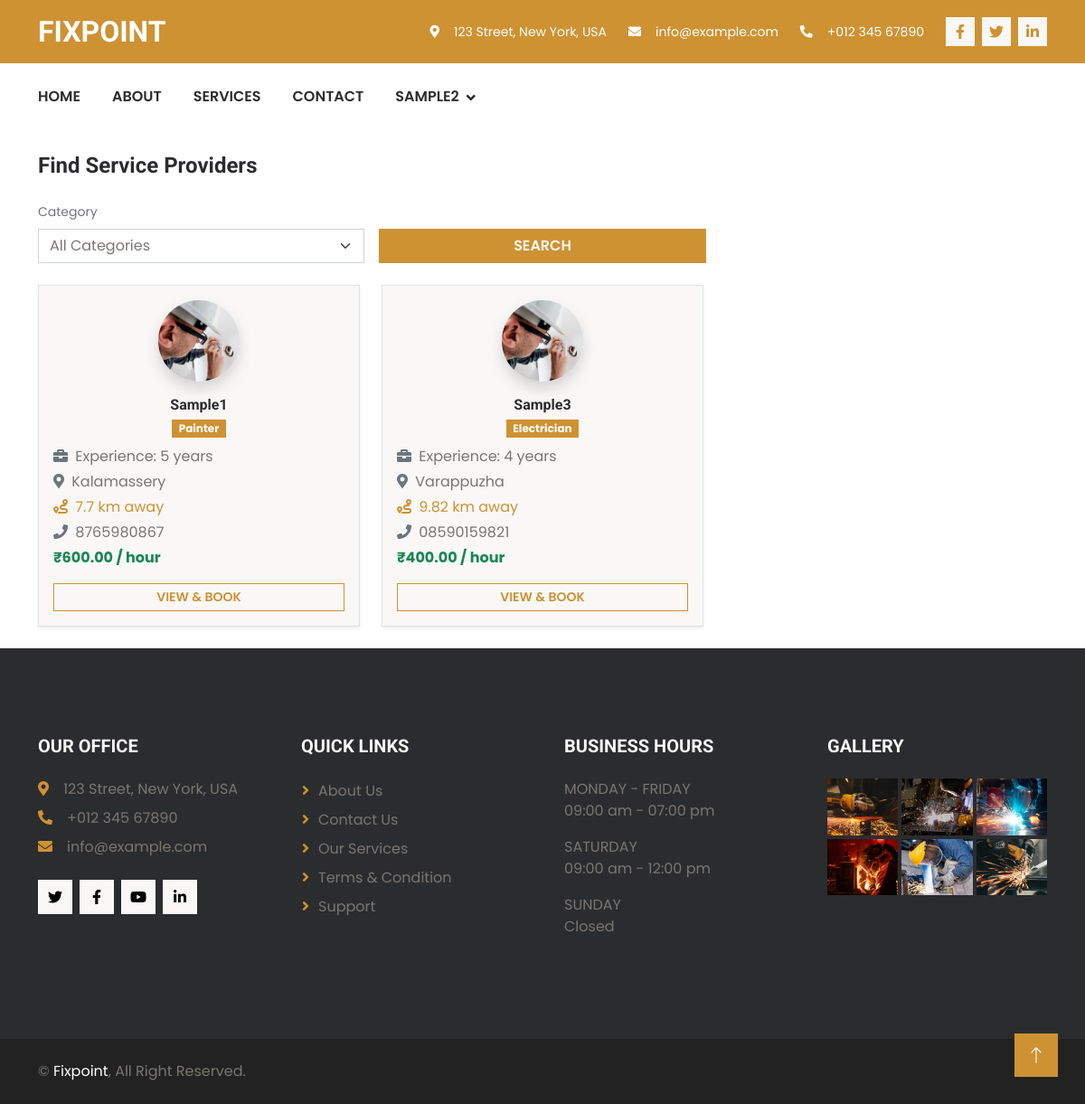
Screenshot of /FixPoint/customer_service_post_page (signed in) with the database file from the repository.
### UserApp/models.py (models this page shows, shortened)
class ServiceProviderProfileDb(models.Model):
    APPROVAL_STATUS = (
        ('PENDING', 'Pending Approval'),
        ('APPROVED', 'Approved'),
        ('REJECTED', 'Rejected'),
    )
    user = models.OneToOneField(UserDb, on_delete=models.CASCADE)
    full_name = models.CharField(max_length=150)
    phone_number = models.CharField(max_length=15, null=True, blank=True)
    service_type = models.CharField(max_length=100)
    experience = models.PositiveIntegerField(default=0)
    hourly_rate = models.DecimalField(
        max_digits=8,
        decimal_places=2
    )
    location = models.CharField(max_length=150)
    latitude = models.DecimalField(
        max_digits=9,
        decimal_places=6,
        null=True,
        blank=True
    )
    longitude = models.DecimalField(
        max_digits=9,
        decimal_places=6,
        null=True,
        blank=True
    )
    is_available = models.BooleanField(default=True)
    approval_status = models.CharField(
        max_length=10,
        choices=APPROVAL_STATUS,
        default='PENDING'
    )
    profile_photo = models.ImageField(
        upload_to="provider_photos/",
        null=True,
        blank=True
    )
    rejection_reason = models.TextField(blank=True, null=True)
    created_at = models.DateTimeField(auto_now_add=True)

### UserApp/views.py (the view)
# urls.py: path("customer_service_post_page", views.customer_service_post_page, name="customer_service_post_page"),
@login_required(login_url="user_authentication")
def customer_service_post_page(request):
    user_profile = get_object_or_404(UserDb, user=request.user)
    if request.user.profile.user_role != "CUSTOMER":
        messages.error(request, "Unauthorized access.")
        return redirect("home")
    try:
        customer_profile = CustomerProfileDb.objects.get(user=user_profile)
    except CustomerProfileDb.DoesNotExist:
        messages.warning(request, "Please complete your profile first.")
        return redirect("customer_dashboard")
    service_categories = ServiceCategoryDb.objects.all()
    service_post = ServiceProviderProfileDb.objects.filter(
        is_available=True,
        approval_status="APPROVED"
    )
    selected_category = request.GET.get("category")
    if selected_category:
        category_obj = ServiceCategoryDb.objects.filter(id=selected_category).first()
        if category_obj:
            service_post = service_post.filter(
                service_type=category_obj.category_name
            )
    for provider in service_post:
        if (
            provider.latitude and provider.longitude and
            customer_profile.latitude and customer_profile.longitude
        ):
            provider.distance = calculate_distance(
                float(customer_profile.latitude),
                float(customer_profile.longitude),
                float(provider.latitude),
                float(provider.longitude)
            )
        else:
            provider.distance = None
    context = {
        "service_categories": service_categories,
        "service_post": service_post,
        "selected_category": selected_category,
    }
    return render(request, "customer-service-post-page.html", context)

### UserApp/views.py (called while the page is built)
def calculate_distance(lat1, lon1, lat2, lon2):
    R = 6371
    d_lat = math.radians(lat2 - lat1)
    d_lon = math.radians(lon2 - lon1)
    a = (math.sin(d_lat/2) ** 2 +
         math.cos(math.radians(lat1)) *
         math.cos(math.radians(lat2)) *
         math.sin(d_lon/2) ** 2)
    c = 2 * math.atan2(math.sqrt(a), math.sqrt(1 - a))
    return round(R * c, 2)

### UserApp/templates/customer-service-post-page.html (shortened to what this page needs)
{% extends 'user-app-base.html' %}
{% load static %}
{% block content %}
<div class="container py-4">
    <h4 class="mb-4">Find Service Providers</h4>
    <form method="GET" class="row g-3 align-items-end mb-4">
        <div class="col-md-4">
            <label class="form-label small text-muted">Category</label>
            <select class="form-select" name="category">
                <option value="">All Categories</option>
            </select>
        </div>
        <div class="col-md-4">
            <button type="submit" class="btn btn-primary w-100">
                Search
            </button>
        </div>
    </form>
    <div class="row g-4">
        {% for post in service_post %}
        <div class="col-md-6 col-lg-4">
            <div class="bg-light border rounded shadow-sm p-3 h-100">
                <div class="text-center mb-3">
                    {% if post.profile_photo %}
                    <img src="{{ post.profile_photo.url }}" class="rounded-circle shadow"
                        style="width:90px; height:90px; object-fit:cover;" alt="Profile Photo">
                    {% else %}
                    <img src="{% static 'images/default-user.png' %}" class="rounded-circle shadow"
                        style="width:90px; height:90px; object-fit:cover;" alt="Default Photo">
                    {% endif %}
                </div>
                <h6 class="text-center mb-1">{{ post.full_name }}</h6>
                <div class="text-center mb-2">
                    <span class="badge bg-primary">
                        {{ post.service_type }}
                    </span>
                </div>
                <p class="mb-1">
                    <i class="fa fa-briefcase me-1 text-muted"></i>
                    Experience: {{ post.experience }} years
                </p>
                <p class="mb-1">
                    <i class="fa fa-map-marker-alt me-1 text-muted"></i>
                    {{ post.location }}
                </p>
                {% if post.distance %}
                <p class="mb-1 text-primary">
                    <i class="fa fa-route me-1"></i>
                    {{ post.distance }} km away
                </p>
                {% endif %}
                <p class="mb-1">
                    <i class="fa fa-phone me-1 text-muted"></i>
                    {{ post.phone_number }}
                </p>
                <p class="fw-bold text-success mb-3">
                    ₹{{ post.hourly_rate }} / hour
                </p>
                <a href="{% url 'provider_profile_view' provider_id=post.id %}"
                    class="btn btn-outline-primary btn-sm w-100">
                    View & Book
                </a>
            </div>
        </div>
        {% endfor %}
    </div>
</div>
{% endblock %}

### UserApp/templates/user-app-base.html (shortened to what this page needs)
<!DOCTYPE html>
{% load static %}
<html lang="en">
<head>
    <link href="https://cdnjs.cloudflare.com/ajax/libs/font-awesome/5.10.0/css/all.min.css" rel="stylesheet">
    <link rel="stylesheet" href="https://cdn.jsdelivr.net/npm/bootstrap-icons@1.10.4/font/bootstrap-icons.css">
    <link href="{% static 'user_app_assets/lib/animate/animate.min.css' %}" rel="stylesheet">
    <link href="{% static 'user_app_assets/lib/owlcarousel/assets/owl.carousel.min.css' %}" rel="stylesheet">
    <link href="{% static 'user_app_assets/css/bootstrap.min.css' %}" rel="stylesheet">
    <link href="{% static 'user_app_assets/css/style.css' %}" rel="stylesheet">
    <link rel="stylesheet" href="https://unpkg.com/leaflet@1.9.4/dist/leaflet.css" />
</head>
<body>
    <div class="container-fluid bg-primary text-white d-none d-lg-flex wow fadeIn" data-wow-delay="0.1s">
        <div class="container py-3">
            <div class="d-flex align-items-center">
                <a href="#">
                    <h2 class="text-white fw-bold m-0">FIXPOINT</h2>
                </a>
                <div class="ms-auto d-flex align-items-center">
                    <small class="ms-4"><i class="fa fa-map-marker-alt me-3"></i>123 Street, New York, USA</small>
                    <small class="ms-4"><i class="fa fa-envelope me-3"></i>info@example.com</small>
                    <small class="ms-4"><i class="fa fa-phone-alt me-3"></i>+012 345 67890</small>
                    <div class="ms-3 d-flex">
                        <a class="btn btn-sm-square btn-light text-primary ms-2" href=""><i
                                class="fab fa-facebook-f"></i></a>
                        <a class="btn btn-sm-square btn-light text-primary ms-2" href=""><i
                                class="fab fa-twitter"></i></a>
                        <a class="btn btn-sm-square btn-light text-primary ms-2" href=""><i
                                class="fab fa-linkedin-in"></i></a>
                    </div>
                </div>
            </div>
        </div>
    </div>
    <div class="container-fluid bg-white sticky-top wow fadeIn" data-wow-delay="0.1s">
        <div class="container">
            <nav class="navbar navbar-expand-lg bg-white navbar-light p-lg-0">
                <div class="collapse navbar-collapse" id="navbarCollapse">
                    <div class="navbar-nav">
                        <a href="{% url 'home' %}" class="nav-item nav-link
                        {% if request.resolver_match.url_name == 'home' %}active{% endif %}">Home</a>
                        <a href="{% url 'about_page' %}" class="nav-item nav-link
                        {% if request.resolver_match.url_name == 'about_page' %}active{% endif %}">About</a>
                        <a href="{% url 'services_page' %}" class="nav-item nav-link
                        {% if request.resolver_match.url_name == 'services_page' %}active{% endif %}">Services</a>
                        <a href="{% url 'contact_page' %}" class="nav-item nav-link
                        {% if request.resolver_match.url_name == 'contact_page' %}active{% endif %}">Contact</a>
                        {% if request.user.is_authenticated %}
                        <div class="nav-item dropdown">
                            <a href="#"
                                class="nav-link dropdown-toggle
                            {% if request.resolver_match.url_name == 'customer_dashboard' or request.resolver_match.url_name == 'service_provider_dashboard' %}active{% endif %}"
                                data-bs-toggle="dropdown">
                                {{ request.user.username }}</a>
                        </div>
                        {% else %}
                        <a href="{% url 'user_authentication' %}" class="nav-item nav-link">Login</a>
                        {% endif %}
                    </div>
                </div>
            </nav>
        </div>
    </div>
    {% block content %}
    {% endblock %}
    <div class="container-fluid bg-dark footer py-5 wow fadeIn" data-wow-delay="0.1s">
        <div class="container py-5">
            <div class="row g-5">
                <div class="col-lg-3 col-md-6">
                    <h5 class="text-uppercase text-light mb-4">Our Office</h5>
                    <p class="mb-2"><i class="fa fa-map-marker-alt text-primary me-3"></i>123 Street, New York, USA</p>
                    <p class="mb-2"><i class="fa fa-phone-alt text-primary me-3"></i>+012 345 67890</p>
                    <p class="mb-2"><i class="fa fa-envelope text-primary me-3"></i>info@example.com</p>
                    <div class="d-flex pt-3">
                        <a class="btn btn-square btn-light me-2" href=""><i class="fab fa-twitter"></i></a>
                        <a class="btn btn-square btn-light me-2" href=""><i class="fab fa-facebook-f"></i></a>
                        <a class="btn btn-square btn-light me-2" href=""><i class="fab fa-youtube"></i></a>
                        <a class="btn btn-square btn-light me-2" href=""><i class="fab fa-linkedin-in"></i></a>
                    </div>
                </div>
                <div class="col-lg-3 col-md-6">
                    <h5 class="text-uppercase text-light mb-4">Quick Links</h5>
                    <a class="btn btn-link" href="">About Us</a>
                    <a class="btn btn-link" href="">Contact Us</a>
                    <a class="btn btn-link" href="">Our Services</a>
                    <a class="btn btn-link" href="">Terms & Condition</a>
                    <a class="btn btn-link" href="">Support</a>
                </div>
                <div class="col-lg-3 col-md-6">
                    <h5 class="text-uppercase text-light mb-4">Business Hours</h5>
                    <p class="text-uppercase mb-0">Monday - Friday</p>
                    <p>09:00 am - 07:00 pm</p>
                    <p class="text-uppercase mb-0">Saturday</p>
                    <p>09:00 am - 12:00 pm</p>
                    <p class="text-uppercase mb-0">Sunday</p>
                    <p>Closed</p>
                </div>
                <div class="col-lg-3 col-md-6">
                    <h5 class="text-uppercase text-light mb-4">Gallery</h5>
                    <div class="row g-1">
                        <div class="col-4">
                            <img class="img-fluid" src="{% static 'user_app_assets/img/service-1.jpg' %}" alt="">
                        </div>
                        <div class="col-4">
                            <img class="img-fluid" src="{% static 'user_app_assets/img/service-2.jpg' %}" alt="">
                        </div>
                        <div class="col-4">
                            <img class="img-fluid" src="{% static 'user_app_assets/img/service-3.jpg' %}" alt="">
                        </div>
                        <div class="col-4">
                            <img class="img-fluid" src="{% static 'user_app_assets/img/service-4.jpg' %}" alt="">
                        </div>
                        <div class="col-4">
                            <img class="img-fluid" src="{% static 'user_app_assets/img/service-5.jpg' %}" alt="">
                        </div>
                        <div class="col-4">
                            <img class="img-fluid" src="{% static 'user_app_assets/img/service-6.jpg' %}" alt="">
                        </div>
                    </div>
                </div>
            </div>
        </div>
    </div>
    <div class="container-fluid text-body copyright py-4">
        <div class="container">
            <div class="row">
                <div class="col-md-6 text-center text-md-start mb-3 mb-md-0">
                    &copy; <a class="fw-semi-bold" href="#">Fixpoint</a>, All Right Reserved.
                </div>
                <div class="col-md-6 text-center text-md-end">
                </div>
            </div>
        </div>
    </div>
    <a href="#" class="btn btn-lg btn-primary btn-lg-square back-to-top"><i class="bi bi-arrow-up"></i></a>
</body>
</html>

### UserApp/static/user_app_assets/css/style.css (style rules this page uses)
.back-to-top { position: fixed; display: none; right: 30px; bottom: 30px; z-index: 99; }
.btn { transition: .5s; font-weight: 600; text-transform: uppercase; }
.btn-primary, .btn-outline-primary:hover { color: var(--bs-light); }
.btn-square { width: 38px; height: 38px; }
.btn-sm-square { width: 32px; height: 32px; }
.btn-lg-square { width: 48px; height: 48px; }
.btn-square, .btn-sm-square, .btn-lg-square, .btn-xl-square, .btn-xxl-square { padding: 0; display: flex; align-items: center; justify-content: center; font-weight: normal; }
.sticky-top { top: -100px; transition: .5s; }
.navbar .navbar-nav .nav-link { margin-right: 35px; padding: 25px 0; color: var(--bs-dark); font-size: 16px; text-transform: uppercase; font-weight: 600; outline: none; }
.navbar .dropdown-toggle::after { border: none; content: "\f107"; font-family: "Font Awesome 5 Free"; font-weight: 900; vertical-align: middle; margin-left: 8px; }
.footer .btn.btn-link { display: block; margin-bottom: 5px; padding: 0; text-align: left; color: var(--bs-secondary); font-weight: normal; text-transform: capitalize; transition: .3s; }
.footer .btn.btn-link::before { position: relative; content: "\f105"; font-family: "Font Awesome 5 Free"; font-weight: 900; color: var(--bs-primary); margin-right: 10px; }
.copyright { background: #222222; }
.copyright a { color: var(--bs-white); }

### rows the page displays
ServiceProviderProfileDb: profile_photo (picture), full_name "Sample1", service_type "Painter", experience "5", location "Kalamassery", distance "7.7", phone_number "8765980867", hourly_rate "600.00"
ServiceProviderProfileDb: profile_photo (picture), full_name "Sample3", service_type "Electrician", experience "4", location "Varappuzha", distance "9.82", phone_number "08590159821", hourly_rate "400.00"

### other values shown
{{ request.user.username }} "SAMPLE2"
